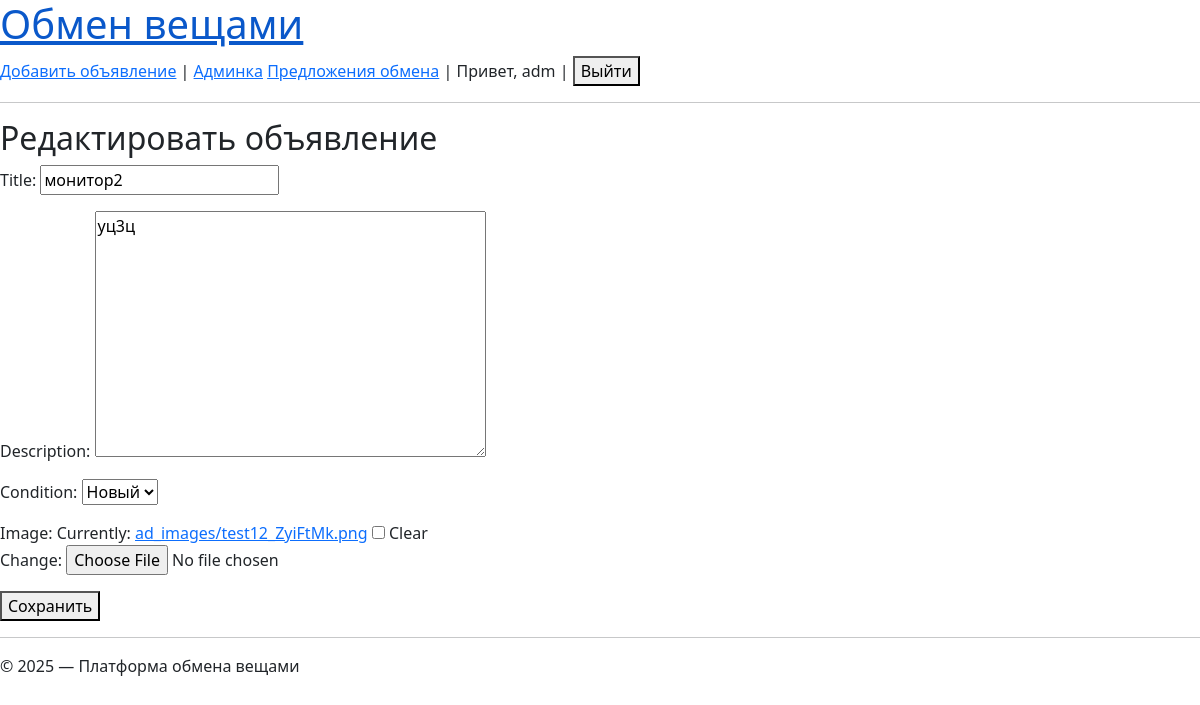
The page /ads/4/edit/ (signed in) on the database its author committed.
### ads/models.py (models this page shows, shortened)
class Ad(models.Model):
    CONDITION_CHOICES = [
        ('new', 'Новый'),
        ('used', 'Б/у'),
    ]
    user = models.ForeignKey(User, on_delete=models.CASCADE)
    title = models.CharField(max_length=100)
    description = models.TextField()
    category = models.CharField(max_length=60)
    condition = models.CharField(max_length=10, choices=CONDITION_CHOICES)
    created_at = models.DateTimeField(auto_now_add=True)
    image = models.ImageField(upload_to='ad_images/', blank=True, null=True)

### ads/views.py (the view)
# urls.py: path('ads/<int:ad_id>/edit/', views.update_ad, name='update_ad'),
def update_ad(request, ad_id):
    ad = get_object_or_404(Ad, id=ad_id)
    if ad.user != request.user:
        return render(request, 'ads/permission_denied.html')
    if request.method == 'POST':
        form = AdForm(request.POST, instance=ad)
        if form.is_valid():
            form.save()
            return redirect('ads_list')
    else:
        form = AdForm(instance=ad)
    return render(request, 'ads/update_ad.html', {'form': form})

### ads/forms.py
class AdForm(forms.ModelForm):
    class Meta:
        model = Ad
        fields = ['title', 'description', 'condition', 'image']

### ads/templates/ads/update_ad.html (shortened to what this page needs)
{% extends 'base.html' %}
{% block content %}
  <h2>Редактировать объявление</h2>
  <form method="post">
    {{ form.as_p }}
    <button type="submit">Сохранить</button>
  </form>
{% endblock %}

### ads/templates/base.html (shortened to what this page needs)
<!DOCTYPE html>
<html lang="ru">
<head>
    <link rel="stylesheet" href="https://cdn.simplecss.org/simple.min.css">
    <link href="https://cdn.jsdelivr.net/npm/bootstrap@5.3.0/dist/css/bootstrap.min.css" rel="stylesheet">
</head>
<body>
    <header>
        <h1><a href="/">Обмен вещами</a></h1>
        <nav>
            <a href="{% url 'create_ad' %}">Добавить объявление</a> |
            <a href="/admin/">Админка</a>
            <a href="{% url 'user_proposals' %}">Предложения обмена</a> |
            {% if user.is_authenticated %}
            Привет, {{ user.username }} |
            <form method="post" action="{% url 'logout' %}" style="display: inline;">
                <button type="submit">Выйти</button>
            </form>
            {% else %}
            <a href="{% url 'login' %}">Войти</a> | <a href="{% url 'register' %}">Регистрация</a>
            {% endif %}
        </nav>
        <hr>
    </header>
    <main>
        {% block content %}{% endblock %}
    </main>
    <footer>
        <hr>
        <p>&copy; 2025 — Платформа обмена вещами</p>
    </footer>
</body>
</html>

### rows shown on the page
Ad: title "монитор2", description "уц3ц", condition "Новый"

### other values the page prints
{{ user.username }} "adm"
